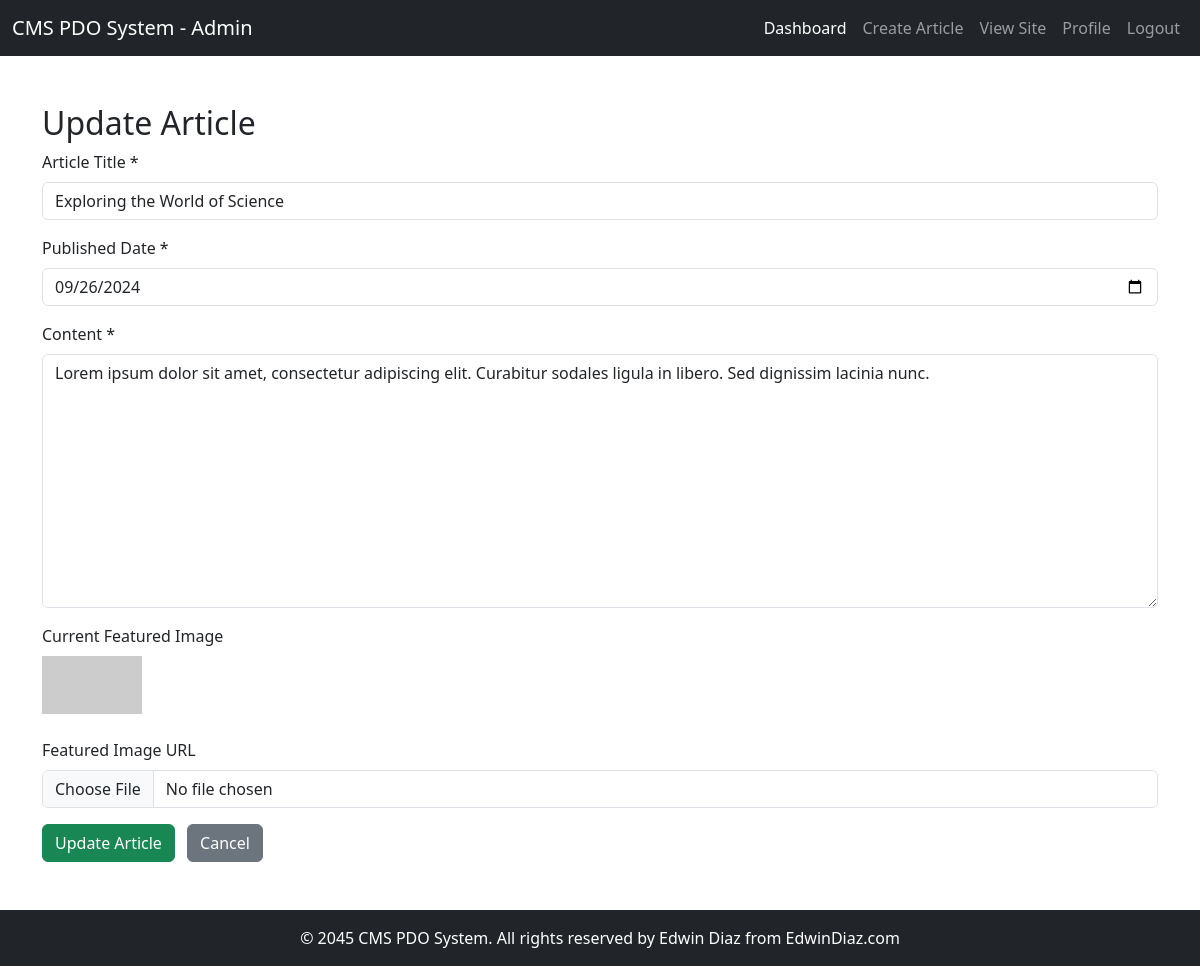
The app's page /edit-article.php?id=9 (signed in) with its own data.
### tables this page shows
CREATE TABLE `articles` (
  `id` int(11) UNSIGNED NOT NULL,
  `title` varchar(255) NOT NULL,
  `content` text NOT NULL,
  `user_id` int(11) UNSIGNED NOT NULL,
  `image` varchar(255) DEFAULT NULL,
  `created_at` timestamp NOT NULL DEFAULT current_timestamp(),
  `updated_at` timestamp NOT NULL DEFAULT current_timestamp() ON UPDATE current_timestamp()
);

### autoloader.php (called while the page is built, shortened)
<?php
spl_autoload_register(function($class_name){
    $directory = __DIR__ . "/classes/";
    $file = $directory . $class_name . ".php";
});

### classes/Article.php (called while the page is built, shortened)
<?php
class Article {
    private $conn;
    private $table = 'articles';
    public function __construct()
    {
        $database = new Database();
        $this->conn = $database->getConnection();
    }
    public function getArticleById($id)
    {
        $query = "SELECT * FROM " . $this->table . " WHERE id = :id LIMIT 1";
        $stmt = $this->conn->prepare($query);
        $stmt->bindParam(':id', $id, PDO::PARAM_INT);
        $stmt->execute();
        $article  = $stmt->fetch(PDO::FETCH_OBJ);
        if($article){
            if($article->user_id == $_SESSION['user_id']){
                return $article;
            } else {
                redirect("admin.php");
            }
         } else {
            return false;
        }
    }
}

### classes/Database.php (called while the page is built, shortened)
<?php
class Database {
    private $host = DB_HOST;
    private $db_name = DB_NAME;
    private $username = DB_USER;
    private $password = DB_PASS;
    public function getConnection(){
        $this->conn = null;
        try {
           $this->conn = new PDO("mysql:host={$this->host};dbname={$this->db_name}", $this->username, $this->password);
           $this->conn->setAttribute(PDO::ATTR_ERRMODE, PDO::ERRMODE_EXCEPTION);
        }catch (PDOException $exception) {
            echo "Connection error" . $exception->getMessage();
        }
        return $this->conn;
    }
}

### edit-article.php (the view, shortened to what this page needs)
<?php
include "partials/admin/header.php";
include "partials/admin/navbar.php";
$articleId = isset($_GET['id']) ? (int)$_GET['id'] : null;
$article = new Article();
$articleData = $article->getArticleById($articleId);
?>
<main class="container my-5">
    <h2>Update Article</h2>
    <form method="post" enctype="multipart/form-data">
        <div class="mb-3">
            <label for="title" class="form-label">Article Title *</label>
            <input value="<?php echo $articleData->title; ?>" name="title" type="text" class="form-control" id="title" placeholder="Enter article title" required>
        </div>
        <div class="mb-3">
            <label for="date" class="form-label">Published Date *</label>
            <input
                    value="<?php echo htmlspecialchars(date('Y-m-d', strtotime($articleData->created_at))); ?>"
                    name="date"
                    type="date"
                    class="form-control"
                    id="date"
                    required>
        </div>
        <div class="mb-3">
            <label for="content" class="form-label">Content *</label>
            <textarea name="content" class="form-control" id="content" rows="10" placeholder="Enter article content" required><?php echo $articleData->content; ?></textarea>
        </div>
        <?php if(!empty($articleData->image)): ?>
        <div class="mb-3">
            <label for="image" class="form-label">Current Featured Image</label><br>
            <img class="img-fluid mb-2" style="width: 100px" src="<?php echo htmlspecialchars($articleData->image) ?>" alt="">
        </div>
        <?php endif; ?>
        <div class="mb-3">
            <label for="image" class="form-label">Featured Image URL</label>
            <input name="featured_image" type="file" class="form-control" id="image" placeholder="Enter image URL">
        </div>
        <button type="submit" class="btn btn-success">Update Article</button>
        <a href="admin.php" class="btn btn-secondary ms-2">Cancel</a>
    </form>
</main>
<?php include "partials/admin/footer.php"; ?>

### partials/admin/header.php (style rules this page uses)
html, body { height: 100%; margin: 0; }
body { display: flex; flex-direction: column; }
main { flex: 1; }

### records on screen
articles: title "Exploring the World of Science", date "09/26/2024", content "Lorem ipsum dolor sit amet, consectetur adipiscing elit. Curabitur sodales ligula in libero. Sed dignissim lacinia nunc."
